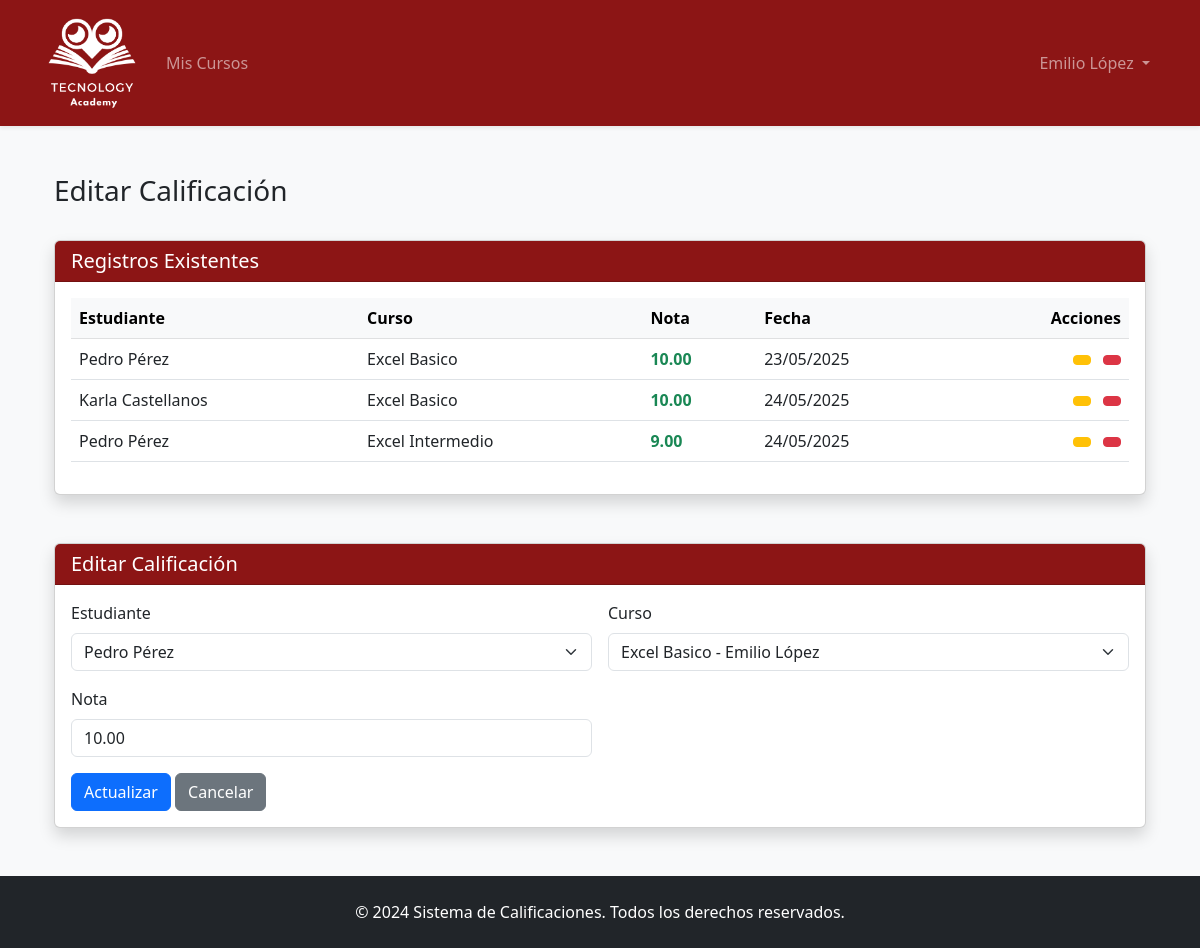
Screenshot of /gestion-calificaciones/editar/4/ (signed in) with the database file from the repository.
### calificaciones/models.py (models this page shows)
class UsuarioPersonalizado(AbstractUser):
    ROLES = (
        ('E', 'Estudiante'),
        ('P', 'Profesor'),
        ('A', 'Administrador'),
    )
    rol = models.CharField(max_length=1, choices=ROLES, default='E')

class Calificacion(models.Model):
    estudiante = models.ForeignKey(UsuarioPersonalizado, on_delete=models.CASCADE)
    curso = models.ForeignKey(Curso, on_delete=models.CASCADE)
    nota = models.DecimalField(max_digits=5, decimal_places=2)
    fecha = models.DateField(auto_now_add=True)

class Curso(models.Model):
    nombre = models.CharField(max_length=100)
    codigo = models.CharField(max_length=10, unique=True)
    profesor = models.ForeignKey(UsuarioPersonalizado, on_delete=models.SET_NULL, null=True)

### calificaciones/views.py (the view, shortened to what this page needs)
# urls.py: path('gestion-calificaciones/', views.gestion_calificaciones, name='gestion_calificaciones'),
@login_required
def gestion_calificaciones(request, calificacion_id=None):
    if request.user.rol not in ['P']:
        messages.error(request, 'Acceso restringido a profesores')
        return redirect('dashboard')
    editar = False
    instance = None
    cursos = Curso.objects.all()
    if request.user.rol == 'P':
        cursos = cursos.filter(profesor=request.user)
    estudiantes = UsuarioPersonalizado.objects.filter(rol='E') if request.user.rol == 'P' else None
    calificaciones = Calificacion.objects.filter(curso__profesor=request.user) if request.user.rol == 'P' else Calificacion.objects.all()
    calificaciones = calificaciones.select_related('curso', 'estudiante')
    if calificacion_id:
        instance = get_object_or_404(Calificacion, id=calificacion_id)
        editar = True
        if request.user.rol == 'P' and instance.curso.profesor != request.user:
            messages.error(request, 'No tienes permiso para editar esta calificación')
            return redirect('gestion_calificaciones')
    context = {
        'editar': editar,
        'cursos': cursos,
        'estudiantes': estudiantes,
        'calificaciones': calificaciones,
        'form': instance
    }
    return render(request, 'gestion_calificaciones.html', context)

### templates/gestion_calificaciones.html (shortened to what this page needs)
{% extends 'base.html' %}
{% load static %}
{% block content %}
<div class="container mt-4">
    <div class="d-flex justify-content-between align-items-center mb-4">
        <h3>
            {% if editar %}
                 Editar Calificación
            {% else %}
                <i class="bi bi-journal-plus"></i> Gestión de Calificaciones
            {% endif %}
        </h3>
    </div>
    <div class="card shadow mb-5">
        <div class="card-header bg-dark-red text-white">
            <h5 class="mb-0"> Registros Existentes</h5>
        </div>
        <div class="card-body">
            <div class="table-responsive">
                <table class="table table-hover align-middle">
                    <thead class="table-light">
                        <tr>
                            {% if user.rol == 'P' %}<th>Estudiante</th>{% endif %}
                            <th>Curso</th>
                            <th>Nota</th>
                            <th>Fecha</th>
                            <th class="text-end">Acciones</th>
                        </tr>
                    </thead>
                    <tbody>
                        {% for calificacion in calificaciones %}
                        <tr>
                            {% if user.rol == 'P' %}
                            <td>{{ calificacion.estudiante.get_full_name }}</td>
                            {% endif %}
                            <td>{{ calificacion.curso.nombre }}</td>
                            <td class="fw-bold {% if calificacion.nota >= 6.0 %}text-success{% else %}text-danger{% endif %}">
                                {{ calificacion.nota }}
                            </td>
                            <td>{{ calificacion.fecha|date:"d/m/Y" }}</td>
                            <td class="text-end">
                                <a href="{% url 'editar_calificacion' calificacion.id %}"
                                   class="btn btn-sm btn-warning me-2"
                                   data-bs-toggle="tooltip"
                                   title="Editar">
                                </a>
                                <form method="post"
                                      action="{% url 'eliminar_calificacion' calificacion.id %}"
                                      class="d-inline">
                                    <button type="submit"
                                            class="btn btn-sm btn-danger"
                                            data-bs-toggle="tooltip"
                                            title="Eliminar"
                                            onclick="return confirm('¿Está seguro de eliminar esta calificación?')">
                                    </button>
                                </form>
                            </td>
                        </tr>
                        {% endfor %}
                    </tbody>
                </table>
            </div>
        </div>
    </div>
    {% if request.GET.nueva or editar %}
    <div class="card shadow">
        <div class="card-header bg-dark-red text-white">
            <h5 class="mb-0">
                {% if editar %}Editar{% else %}Nueva{% endif %} Calificación
            </h5>
        </div>
        <div class="card-body">
            <form method="post">
                <div class="row g-3">
                    {% if user.rol == 'P' %}
                    <div class="col-md-6">
                        <label class="form-label">Estudiante</label>
                        <select class="form-select" name="estudiante" required>
                            {% for estudiante in estudiantes %}
                            <option value="{{ estudiante.id }}"
                                {% if form.estudiante.id == estudiante.id %}selected{% endif %}>
                                {{ estudiante.get_full_name }}
                            </option>
                            {% endfor %}
                        </select>
                    </div>
                    {% endif %}
                    <div class="col-md-6">
                        <label class="form-label">Curso</label>
                        <select class="form-select" name="curso" required>
                            {% for curso in cursos %}
                            <option value="{{ curso.id }}"
                                {% if form.curso.id == curso.id %}selected{% endif %}>
                                {{ curso.nombre }}
                                {% if curso.profesor %}
                                - {{ curso.profesor.get_full_name }}
                                {% endif %}
                            </option>
                            {% endfor %}
                        </select>
                    </div>
                    <div class="col-md-6">
                        <label class="form-label">Nota</label>
                        <input type="number"
                               class="form-control"
                               name="nota"
                               step="0.01"
                               min="0"
                               max="10"
                               value="{{ form.nota|default_if_none:'' }}"
                               required
                               placeholder="Ej: 8.5">
                    </div>
                    <div class="col-12">
                        <button type="submit" class="btn btn-primary">
                            {% if editar %}Actualizar{% else %}Guardar{% endif %}
                        </button>
                        {% if editar %}
                        <a href="{% url 'gestion_calificaciones' %}" class="btn btn-secondary">
                             Cancelar
                        </a>
                        {% endif %}
                    </div>
                </div>
            </form>
        </div>
    </div>
    {% endif %}
</div>
{% endblock %}

### templates/base.html (shortened to what this page needs)
{% load static %}
<!DOCTYPE html>
<html lang="es">
<head>
    <link href="https://cdn.jsdelivr.net/npm/bootstrap@5.3.0/dist/css/bootstrap.min.css" rel="stylesheet">
    <link rel="stylesheet" href="{% static 'css/custom.css' %}">
</head>
<body class="bg-light">
    <nav class="navbar navbar-expand-lg navbar-dark bg-dark-red shadow-sm">
        <div class="container">
            <a class="navbar-brand" href="{% url 'dashboard' %}">
                <img src="{% static 'img/logo.png' %}" alt="Logo" height="100">
            </a>
            <div class="collapse navbar-collapse" id="navbarNav">
                <ul class="navbar-nav me-auto">
                    {% if user.is_authenticated %}
                        {% if user.rol == 'E' %}
                            <li class="nav-item">
                                <a class="nav-link" href="{% url 'perfil_estudiante' %}">Mi Boletín</a>
                            </li>
                        {% elif user.rol == 'P' %}
                            <li class="nav-item">
                                <a class="nav-link" href="{% url 'gestion_calificaciones' %}">Mis Cursos</a>
                            </li>
                        {% elif user.rol == 'A' %}
                        <li class="nav-item">
                            <a class="nav-link" href="/admin"> Panel Administrativo</a>
                        </li>
                        {% endif %}
                    {% endif %}
                </ul>
                <ul class="navbar-nav">
                    {% if user.is_authenticated %}
                        <li class="nav-item dropdown">
                            <a class="nav-link dropdown-toggle" href="#" role="button" data-bs-toggle="dropdown">
                                {{ user.get_full_name }}
                            </a>
                        </li>
                    {% else %}
                        <li class="nav-item">
                            <a class="nav-link" href="{% url 'login' %}">Ingresar</a>
                        </li>
                    {% endif %}
                </ul>
            </div>
        </div>
    </nav>
    <main class="container my-5">
        {% block content %}{% endblock %}
    </main>
    <footer class="bg-dark text-white py-4 mt-5">
        <div class="container text-center">
            <p class="mb-0">&copy; 2024 Sistema de Calificaciones. Todos los derechos reservados.</p>
        </div>
    </footer>
</body>
</html>

### static/css/custom.css (style rules this page uses)
:root { --dark-red: #8C1515; --hover-red: #6a0f0f; }
.bg-dark-red { background-color: var(--dark-red) !important; }
.bg-dark-red { background-color: #8C1515; }

### rows the page displays
UsuarioPersonalizado: get_full_name "Emilio López"
Calificacion: estudiante.get_full_name "Pedro Pérez", curso.nombre "Excel Basico", nota "10.00", fecha "23/05/2025", estudiante "Pedro Pérez", curso "Excel Basico - Emilio López"
Calificacion: estudiante.get_full_name "Karla Castellanos", curso.nombre "Excel Basico", nota "10.00", fecha "24/05/2025"
Calificacion: estudiante.get_full_name "Pedro Pérez", curso.nombre "Excel Intermedio", nota "9.00", fecha "24/05/2025"
